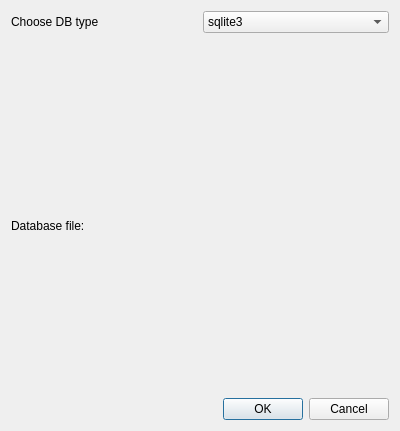
<?xml version="1.0" encoding="UTF-8"?>
<ui version="4.0">
 <class>DbConnectDialog</class>
 <widget class="QDialog" name="DbConnectDialog">
  <property name="geometry">
   <rect>
    <x>0</x>
    <y>0</y>
    <width>400</width>
    <height>431</height>
   </rect>
  </property>
  <property name="sizePolicy">
   <sizepolicy hsizetype="MinimumExpanding" vsizetype="MinimumExpanding">
    <horstretch>0</horstretch>
    <verstretch>0</verstretch>
   </sizepolicy>
  </property>
  <property name="windowTitle">
   <string>Open DB...</string>
  </property>
  <property name="modal">
   <bool>true</bool>
  </property>
  <layout class="QVBoxLayout" name="verticalLayout_2">
   <item>
    <layout class="QHBoxLayout" name="horizontalLayout">
     <item>
      <widget class="QLabel" name="label">
       <property name="sizePolicy">
        <sizepolicy hsizetype="MinimumExpanding" vsizetype="Fixed">
         <horstretch>1</horstretch>
         <verstretch>1</verstretch>
        </sizepolicy>
       </property>
       <property name="text">
        <string>Choose DB type</string>
       </property>
      </widget>
     </item>
     <item>
      <widget class="QComboBox" name="comboBox">
       <property name="sizePolicy">
        <sizepolicy hsizetype="MinimumExpanding" vsizetype="Fixed">
         <horstretch>1</horstretch>
         <verstretch>1</verstretch>
        </sizepolicy>
       </property>
       <item>
        <property name="text">
         <string>sqlite3</string>
        </property>
       </item>
      </widget>
     </item>
    </layout>
   </item>
   <item>
    <spacer name="horizontalSpacer">
     <property name="orientation">
      <enum>Qt::Horizontal</enum>
     </property>
     <property name="sizeHint" stdset="0">
      <size>
       <width>379</width>
       <height>20</height>
      </size>
     </property>
    </spacer>
   </item>
   <item>
    <widget class="QSplitter" name="splitter">
     <property name="sizePolicy">
      <sizepolicy hsizetype="Expanding" vsizetype="Preferred">
       <horstretch>0</horstretch>
       <verstretch>0</verstretch>
      </sizepolicy>
     </property>
     <property name="orientation">
      <enum>Qt::Horizontal</enum>
     </property>
     <widget class="QLabel" name="label_2">
      <property name="text">
       <string>Database file:</string>
      </property>
     </widget>
    </widget>
   </item>
   <item>
    <layout class="QVBoxLayout" name="verticalLayout">
     <item>
      <widget class="QDialogButtonBox" name="buttonBox">
       <property name="sizePolicy">
        <sizepolicy hsizetype="Expanding" vsizetype="Fixed">
         <horstretch>0</horstretch>
         <verstretch>0</verstretch>
        </sizepolicy>
       </property>
       <property name="orientation">
        <enum>Qt::Horizontal</enum>
       </property>
       <property name="standardButtons">
        <set>QDialogButtonBox::Cancel|QDialogButtonBox::Ok</set>
       </property>
      </widget>
     </item>
    </layout>
   </item>
  </layout>
 </widget>
 <resources/>
 <connections>
  <connection>
   <sender>buttonBox</sender>
   <signal>accepted()</signal>
   <receiver>DbConnectDialog</receiver>
   <slot>accept()</slot>
   <hints>
    <hint type="sourcelabel">
     <x>248</x>
     <y>254</y>
    </hint>
    <hint type="destinationlabel">
     <x>157</x>
     <y>274</y>
    </hint>
   </hints>
  </connection>
  <connection>
   <sender>buttonBox</sender>
   <signal>rejected()</signal>
   <receiver>DbConnectDialog</receiver>
   <slot>reject()</slot>
   <hints>
    <hint type="sourcelabel">
     <x>316</x>
     <y>260</y>
    </hint>
    <hint type="destinationlabel">
     <x>286</x>
     <y>274</y>
    </hint>
   </hints>
  </connection>
 </connections>
</ui>
